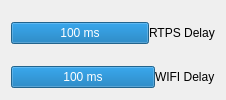
<?xml version="1.0" encoding="UTF-8"?>
<ui version="4.0">
 <class>FakeJoystick</class>
 <widget class="QWidget" name="Delays">
  <property name="geometry">
   <rect>
    <x>0</x>
    <y>0</y>
    <width>226</width>
    <height>100</height>
   </rect>
  </property>
  <property name="windowTitle">
   <string>Delays</string>
  </property>
  <layout class="QVBoxLayout" name="verticalLayout">
   <property name="spacing">
    <number>0</number>
   </property>
   <property name="bottomMargin">
    <number>1</number>
   </property>
   <item>
    <layout class="QHBoxLayout" name="Hlayout2">
     <item>
      <widget class="QProgressBar" name="rtps_delay_bar">
       <property name="value">
        <number>100</number>
       </property>
       <property name="format">
        <string>%p ms</string>
       </property>
      </widget>
     </item>
     <item>
      <widget class="QLabel" name="label">
       <property name="text">
        <string>RTPS Delay</string>
       </property>
      </widget>
     </item>
    </layout>
   </item>
   <item>
    <layout class="QHBoxLayout" name="Hlayout3">
     <item>
      <widget class="QProgressBar" name="wifi_delay_bar">
       <property name="value">
        <number>100</number>
       </property>
       <property name="format">
        <string>%p ms</string>
       </property>
      </widget>
     </item>
     <item>
      <widget class="QLabel" name="label_2">
       <property name="text">
        <string>WIFI Delay</string>
       </property>
      </widget>
     </item>
    </layout>
   </item>
  </layout>
 </widget>
 <resources/>
 <connections/>
</ui>
